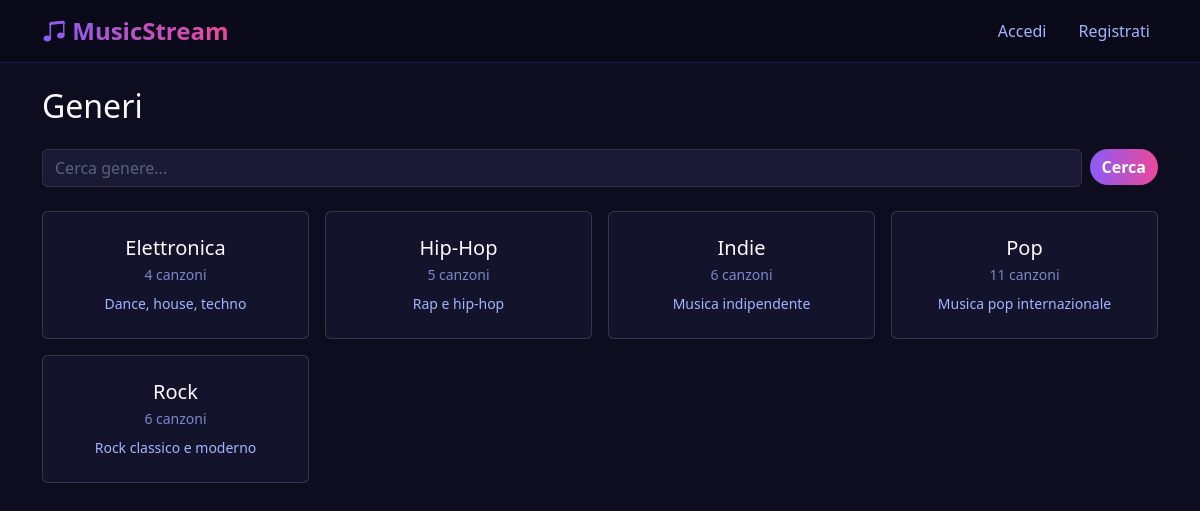
Page /generi/ on the committed database.
### catalog/models.py (models this page shows, shortened)
class Genre(models.Model):
    name = models.CharField(max_length=100)
    description = models.TextField(blank=True)

### catalog/views.py (the view)
# urls.py: path('generi/', views.genre_list, name='genre_list'),
def genre_list(request):
    query = request.GET.get('q', '').strip()
    genres = Genre.objects.all().order_by('name')
    if query:
        genres = genres.filter(name__icontains=query)
    return render(request, 'catalog/genre_list.html', {'genres': genres, 'query': query})

### templates/catalog/genre_list.html (shortened to what this page needs)
{% extends 'base.html' %}
{% block content %}
<div class="d-flex justify-content-between align-items-center mb-3">
    <h2 class="text-light">Generi</h2>
</div>
<form class="no-ts row g-2 mb-4" method="get">
    <div class="col">
        <input type="text" name="q" class="form-control" placeholder="Cerca genere..." value="{{ query|default:'' }}">
    </div>
    <div class="col-auto">
        <button type="submit" class="btn btn-gradient">Cerca</button>
    </div>
</form>
<div class="row row-cols-2 row-cols-md-4 g-3">
    {% for genre in genres %}
    <div class="col">
        <a href="{% url 'catalog:genre_detail' genre.pk %}" class="text-decoration-none">
            <div class="card song-card h-100 p-4 text-center">
                <h5 class="text-light mb-1">{{ genre.name }}</h5>
                <small class="text-secondary">{{ genre.songs.count }} canzoni</small>
                {% if genre.description %}
                    <p class="text-accent small mt-2 mb-0">{{ genre.description }}</p>
                {% endif %}
            </div>
        </a>
    </div>
    {% empty %}
        <p class="text-secondary col-12">Nessun genere ancora.</p>
    {% endfor %}
</div>
{% endblock %}

### templates/base.html (style rules this page uses)
:root { --accent-start: #8b5cf6; --accent-end: #ec4899; --bg-main: #0d0d1f; --bg-card: #13132b; --bg-nav: #09091a; --text-primary: #e0e7ff; --text-secondary: #a5b4fc; --border-color: #1e1b4b; }
body { background-color: var(--bg-main); color: var(--text-primary); }
.card { background-color: var(--bg-card); border: 1px solid var(--border-color); color: var(--text-primary); }
.song-card { border: 1px solid rgba(255, 255, 255, 0.15) !important; transition: transform 0.2s, box-shadow 0.2s; }
.text-accent { color: var(--text-secondary) !important; }
.text-secondary { color: #7c86c9 !important; }
.btn-gradient { background: linear-gradient(90deg, var(--accent-start), var(--accent-end)); color: #fff !important; border: none; border-radius: 20px; font-weight: 600; }
.form-control, .form-select { background-color: #1a1a35; border-color: rgba(255, 255, 255, 0.15); color: var(--text-primary); }
.form-control::placeholder { color: #5a6080; }
a { color: var(--accent-start); }

### rows in the picture
Genre: name "Elettronica", songs.count "4", description "Dance, house, techno"
Genre: name "Hip-Hop", songs.count "5", description "Rap e hip-hop"
Genre: name "Indie", songs.count "6", description "Musica indipendente"
Genre: name "Pop", songs.count "11", description "Musica pop internazionale"
Genre: name "Rock", songs.count "6", description "Rock classico e moderno"
